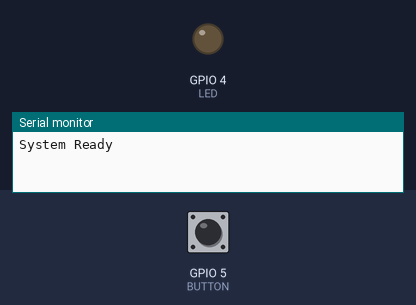
The sketch below on a simulated ESP32. On the bench: output pins drawn as LEDs (lit = HIGH), the last lines printed to the serial monitor. Inputs (shaded band) come from the test bench; at power-on: GPIO 5 (BUTTON) HIGH.

Above: at 1.2 s.
1.3 s: GPIO 5 (BUTTON) pulled LOW for 0.15 s
At 2.1 s:
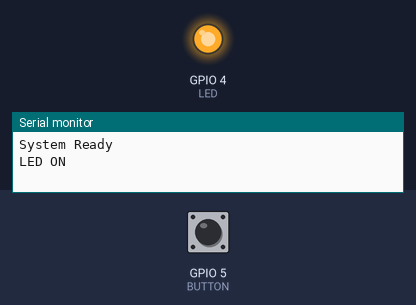
2.9 s: GPIO 5 (BUTTON) pulled LOW for 1 s
At 3.4 s:
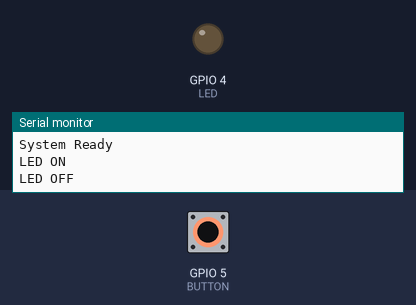
5.4 s: GPIO 5 (BUTTON) pulled LOW for 3.2 s
At 6.5 s:
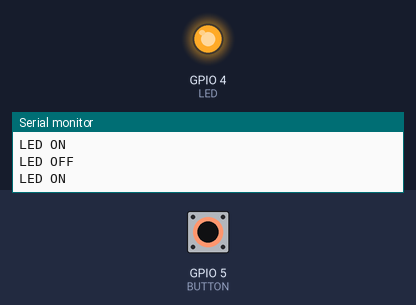
Timing chart, 0 to 8.4 s (numbered marks = the images above; inputs shaded):
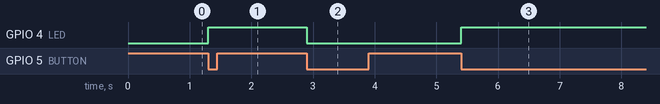

Measured:
- after the input at 1.3 s, GPIO 4 (LED): LOW → HIGH at once
- after the input at 2.9 s, GPIO 4 (LED): HIGH → LOW at once
- after the input at 5.4 s, GPIO 4 (LED): LOW → HIGH at once

The sketch:

ESP-32.ino
```cpp
#define LED 4
#define BUTTON 5

int ledState = LOW;

void setup()
{
  pinMode(LED, OUTPUT);
  pinMode(BUTTON, INPUT_PULLUP);

  Serial.begin(115200);

  digitalWrite(LED, LOW);

  Serial.println("System Ready");
}

void loop()
{
  // Button pressed
  if (digitalRead(BUTTON) == LOW)
  {
    // Toggle LED state
    if (ledState == LOW)
    {
      ledState = HIGH;
      digitalWrite(LED, HIGH);
      Serial.println("LED ON");
    }
    else
    {
      ledState = LOW;
      digitalWrite(LED, LOW);
      Serial.println("LED OFF");
    }

    // Wait until button is released
    while (digitalRead(BUTTON) == LOW)
    {
      delay(10);
    }

    // Debounce
    delay(100);
  }
}
```
